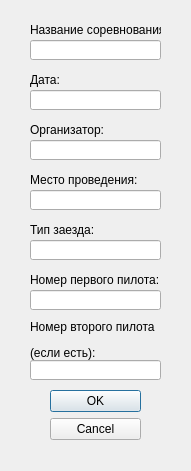
<?xml version="1.0" encoding="UTF-8"?>
<ui version="4.0">
 <class>Dialog</class>
 <widget class="QDialog" name="Dialog">
  <property name="geometry">
   <rect>
    <x>0</x>
    <y>0</y>
    <width>191</width>
    <height>471</height>
   </rect>
  </property>
  <property name="windowTitle">
   <string>Dialog</string>
  </property>
  <widget class="QDialogButtonBox" name="buttonBox">
   <property name="geometry">
    <rect>
     <x>50</x>
     <y>390</y>
     <width>91</width>
     <height>51</height>
    </rect>
   </property>
   <property name="orientation">
    <enum>Qt::Vertical</enum>
   </property>
   <property name="standardButtons">
    <set>QDialogButtonBox::Cancel|QDialogButtonBox::Ok</set>
   </property>
  </widget>
  <widget class="QLineEdit" name="title_line">
   <property name="geometry">
    <rect>
     <x>30</x>
     <y>40</y>
     <width>131</width>
     <height>20</height>
    </rect>
   </property>
  </widget>
  <widget class="QLabel" name="label_title">
   <property name="geometry">
    <rect>
     <x>30</x>
     <y>20</y>
     <width>131</width>
     <height>20</height>
    </rect>
   </property>
   <property name="text">
    <string>Название соревнования:</string>
   </property>
  </widget>
  <widget class="QLabel" name="label_date">
   <property name="geometry">
    <rect>
     <x>30</x>
     <y>70</y>
     <width>51</width>
     <height>20</height>
    </rect>
   </property>
   <property name="text">
    <string>Дата:</string>
   </property>
  </widget>
  <widget class="QLabel" name="label_org">
   <property name="geometry">
    <rect>
     <x>30</x>
     <y>120</y>
     <width>131</width>
     <height>20</height>
    </rect>
   </property>
   <property name="text">
    <string>Организатор:</string>
   </property>
  </widget>
  <widget class="QLabel" name="label_place">
   <property name="geometry">
    <rect>
     <x>30</x>
     <y>170</y>
     <width>131</width>
     <height>20</height>
    </rect>
   </property>
   <property name="text">
    <string>Место проведения:</string>
   </property>
  </widget>
  <widget class="QLineEdit" name="date_line">
   <property name="geometry">
    <rect>
     <x>30</x>
     <y>90</y>
     <width>131</width>
     <height>20</height>
    </rect>
   </property>
  </widget>
  <widget class="QLineEdit" name="org_line">
   <property name="geometry">
    <rect>
     <x>30</x>
     <y>140</y>
     <width>131</width>
     <height>20</height>
    </rect>
   </property>
  </widget>
  <widget class="QLineEdit" name="place_line">
   <property name="geometry">
    <rect>
     <x>30</x>
     <y>190</y>
     <width>131</width>
     <height>20</height>
    </rect>
   </property>
  </widget>
  <widget class="QLabel" name="label_type">
   <property name="geometry">
    <rect>
     <x>30</x>
     <y>220</y>
     <width>131</width>
     <height>20</height>
    </rect>
   </property>
   <property name="text">
    <string>Тип заезда:</string>
   </property>
  </widget>
  <widget class="QLineEdit" name="type_line">
   <property name="geometry">
    <rect>
     <x>30</x>
     <y>240</y>
     <width>131</width>
     <height>20</height>
    </rect>
   </property>
  </widget>
  <widget class="QLabel" name="label_pilot1">
   <property name="geometry">
    <rect>
     <x>30</x>
     <y>270</y>
     <width>131</width>
     <height>20</height>
    </rect>
   </property>
   <property name="text">
    <string>Номер первого пилота:</string>
   </property>
  </widget>
  <widget class="QLineEdit" name="pilot1_line">
   <property name="geometry">
    <rect>
     <x>30</x>
     <y>290</y>
     <width>131</width>
     <height>20</height>
    </rect>
   </property>
  </widget>
  <widget class="QLabel" name="label_pilot2">
   <property name="geometry">
    <rect>
     <x>30</x>
     <y>320</y>
     <width>131</width>
     <height>41</height>
    </rect>
   </property>
   <property name="text">
    <string>&lt;html&gt;&lt;head/&gt;&lt;body&gt;&lt;p&gt;Номер второго пилота&lt;/p&gt;&lt;p&gt;(если есть):&lt;/p&gt;&lt;/body&gt;&lt;/html&gt;</string>
   </property>
  </widget>
  <widget class="QLineEdit" name="pilot2_line">
   <property name="geometry">
    <rect>
     <x>30</x>
     <y>360</y>
     <width>131</width>
     <height>20</height>
    </rect>
   </property>
  </widget>
 </widget>
 <resources/>
 <connections>
  <connection>
   <sender>buttonBox</sender>
   <signal>accepted()</signal>
   <receiver>Dialog</receiver>
   <slot>accept()</slot>
   <hints>
    <hint type="sourcelabel">
     <x>248</x>
     <y>254</y>
    </hint>
    <hint type="destinationlabel">
     <x>157</x>
     <y>274</y>
    </hint>
   </hints>
  </connection>
  <connection>
   <sender>buttonBox</sender>
   <signal>rejected()</signal>
   <receiver>Dialog</receiver>
   <slot>reject()</slot>
   <hints>
    <hint type="sourcelabel">
     <x>316</x>
     <y>260</y>
    </hint>
    <hint type="destinationlabel">
     <x>286</x>
     <y>274</y>
    </hint>
   </hints>
  </connection>
 </connections>
</ui>
